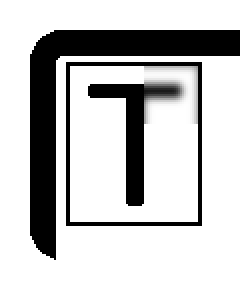
#> input picture simulation_zeroros-main/misc/SIFT ex/mcImages/SSSSSSSSSSSSSSSSSSSSSSSSSS2.png, 120 x 143 px, found by its file name (shown 2 times larger)
$ python main.py
#> lines starting #> are read from the running program, lines starting #| are printed output that depends on the picture

"""
    Resource doc

    1) https://medium.com/@deepanshut041/introduction-to-sift-scale-invariant-feature-transform-65d7f3a72d40
    2) https://medium.com/@russmislam/implementing-sift-in-python-a-complete-guide-part-2-c4350274be2b

"""

import numpy as np
import matplotlib.pyplot as plt
from PIL import Image
from scipy.signal import convolve2d
from scipy.ndimage import laplace, maximum_filter, minimum_filter, zoom
from skimage.measure import block_reduce
from scipy.linalg import eigvals

def gaussian_kernel(size, sigma=1):
    """Generates a Gaussian kernel."""
    kernel = np.fromfunction(
        lambda x, y: (1/(2*np.pi*sigma**2)) * np.exp(-((x-(size-1)/2)**2 + (y-(size-1)/2)**2)/(2*sigma**2)),
        (size, size)
    )
    return kernel / np.sum(kernel)

# [8 lines left out: function gaussian_kernel2, not called in this run]

# At -1 it does thingy, returns [pos], [I]
def findMaxima( inpArray:np.ndarray, threshHold = -1, maskSize = 3 ):
    filterDims = (maskSize,)*inpArray.ndim
    localMaximums = np.where( (inpArray == maximum_filter(inpArray, size=filterDims, mode='constant')) )#| (inpArray == minimum_filter(inpArray, size=filterDims, mode='constant')) )
    localIntensities = inpArray[ localMaximums ]

    if ( threshHold == -1 ):
        threshHold = np.max( np.abs(localIntensities) ) * 0.1

    mask = np.where( np.abs(localIntensities) > threshHold )

    return np.array(localMaximums).transpose()[ mask ], localIntensities[mask]

def guassianCornerDist( inpArray:np.ndarray, kernal=gaussian_kernel(7, 3)  ):
    Iy, Ix = np.gradient( inpArray )

    IxIx = convolve2d( np.square( Ix ), kernal, mode="same" )
    IxIy = convolve2d( 2 * Ix * Iy, kernal, mode="same" )
    IyIy = convolve2d( np.square( Iy ), kernal, mode="same" )

    #return eigvals( np.stack((IxIx, IxIy, IxIy, IyIy), axis=-1).reshape((*IxIx.shape, 2, 2)) )
    #return eigvals(np.array([[IxIx, IxIy], [IxIy, IyIy]]))

    ApC = IxIx + IyIy
    sqBAC = np.sqrt( np.square(IxIy) + np.square( IxIx - IyIy ) )

    lambda_1 = 0.5 * ( ApC + sqBAC )
    lambda_2 = 0.5 * ( ApC - sqBAC )

    Rval = lambda_1 * lambda_2 - 0.05*np.square( lambda_1 + lambda_2 )

    return Rval, lambda_1, lambda_2

# [88 lines left out: functions gcsImage, extractOrientations, rgbConvolve, not called in this run]

class SIFT_thing:

    def __init__(this):
        ""

    # TODO find the sampling optimal numbers
    # [67 lines left out: functions findDifferenceOfGuassian, extractFeatures, tttt, not called in this run]

    # Input format is image, identical to after Image.open(...)
    def downSample(this, inpImage:np.ndarray, scaleFactor:float):

        return np.stack( [
            zoom( inpImage , 1/scaleFactor ),
            zoom( inpImage , 1/scaleFactor ),
            zoom( inpImage , 1/scaleFactor ),
            zoom( inpImage , 1/scaleFactor )
        ], axis=-1 )

# Load the image using PIL (Python Imaging Library)
image_path = 'C:\\IP-webot\\simulation_zeroros-main\\misc\\SIFT ex\\mcImages\\2024-02-05_16.20.47.png'
image_path = 'C:\\IP-webot\\simulation_zeroros-main\\misc\\SIFT ex\\mcImages\\SSSSSSSSSSSSSSSSSSSSSSSSSS2.png'
#image_path = 'C:\\IP-webot\\simulation_zeroros-main\\misc\\SIFT ex\\mcImages\\2024-02-02_16.56.42.png'

img = Image.open(image_path)
#> img is the input picture: PIL image 120x143 P; min 0, max 255, mean 195.5

# Convert the image to a numpy array
img_array = np.array(img)

# [107 lines left out: functions showSimp, circlePlot, otherTest, peaking, corning, angling, not called in this run]


def peaking2():
    guassian = gaussian_kernel( 3, 0.001 )
    """plt.figure(4)
    plt.imshow( img_array  )
    return"""

    ST = SIFT_thing()
    hMap = convolve2d( ST.downSample( img_array, 1 ).transpose()[0].transpose(), guassian, mode="same" )
#> in downSample, `return np.stack( [ zoom( inpImage , 1/scaleFactor ), zoom( inpImage , ..`:
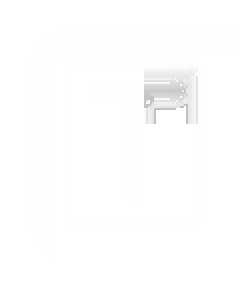
#> returned value: shape (143, 120, 4) (shown 2 times larger); mean of channels 0, 1, 2, 3 1.5, 1.5, 1.5, 1.5; transparent parts drawn white
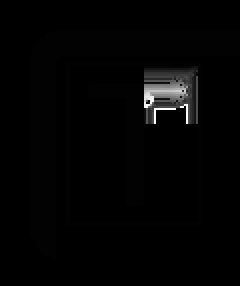
#> hMap: shape (143, 120) float64 (shown 2 times larger); min 0, max 98, mean 1.5; drawn with min black and max white
    yGrad, xGrad = np.gradient( hMap )
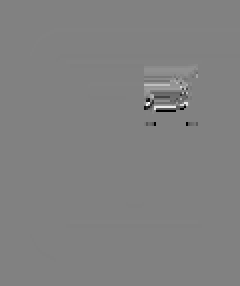
#> yGrad: shape (143, 120) float64 (shown 2 times larger); min -49, max 47.5, mean 0; drawn with min black and max white

    Rval, l1, l2 = guassianCornerDist( hMap, gaussian_kernel(9, 5) )
#> in guassianCornerDist, `IxIy = convolve2d( 2 * Ix * Iy, kernal, mode="same" )`:
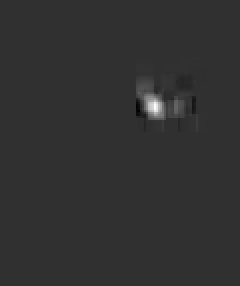
#> IxIy: shape (143, 120) float64 (shown 2 times larger); min -70.18, max 295.7, mean 1.2; drawn with min black and max white
#> in guassianCornerDist, `Rval = lambda_1 * lambda_2 - 0.05*np.square( lambda_1 + lambda_2 )`:
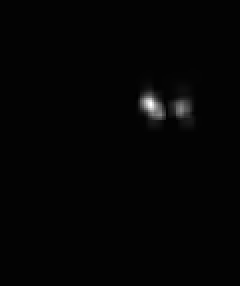
#> Rval: shape (143, 120) float64 (shown 2 times larger); min -3665.1, max 236103.2, mean 1336.6; drawn with min black and max white
    # Find local maxima using maximum_filter
    local_maxima, intenisy = findMaxima( Rval, -1, 13 )
#> in findMaxima, `localMaximums = np.where( (inpArray == maximum_filter(inpArray, size=f..`: localMaximums = 6790 positions, rows 0 to 142, columns 0 to 119
#> in findMaxima, `localIntensities = inpArray[ localMaximums ]`: localIntensities = 6790 values, max 236103.2 at index 1830, min -0.000105 at index 1473, mean 53.1
#> in findMaxima, `threshHold = np.max( np.abs(localIntensities) ) * 0.1`: threshHold = 23610.3
#> in findMaxima, `mask = np.where( np.abs(localIntensities) > threshHold )`: mask = ([1830, 1879],)
#> local_maxima = [[52, 75], [54, 90]]; intenisy = [236103.2, 124426.3]

    # eigenvalues

    plt.imshow( hMap, cmap='gray' )

    lowRFilter = Rval[local_maxima[:,0],local_maxima[:,1]]>(0.001)
#> lowRFilter = [True, True]
    local_maxima = local_maxima[lowRFilter]

    for point in local_maxima:
        plt.plot(point[1], point[0], 'rx' )
#> this loop made 2 passes

    plt.figure(4)
    #plt.imshow( np.abs(laplace( hMap ))  )
    plt.axis('off')
    bar = plt.imshow( Rval  )
    plt.colorbar( bar )
    plt.title("R values")

    plt.figure( 5 )
    plt.axis('off')

    occ, ppp = np.unique((intenisy), return_counts=True)
#> occ = [124426.3, 236103.2]; ppp = [1, 1]
    plt.bar(occ, ppp)

    """yGradPeaks = convolve2d(np.abs(convolve2d( yGrad, np.array([[-1,-2,-1],[0,0,0],[1,2,1]]), mode="same" )), guassian, mode="same" )
    xGradPeaks = convolve2d(np.abs(convolve2d( xGrad, np.array([[-1,-2,-1],[0,0,0],[1,2,1]]).transpose(), mode="same" )), guassian, mode="same" )

    plt.figure(4)
    plt.imshow( yGradPeaks*xGradPeaks , cmap='Reds')
    plt.figure(5)
    plt.imshow( yGradPeaks , cmap='Blues')
    plt.figure(6)
    plt.imshow( xGradPeaks , cmap='Blues')"""

    """plt.figure(4)
    plt.imshow( yGrad )
    plt.figure(5)
    plt.imshow(  convolve2d(np.abs(convolve2d( yGrad, np.array([[-1,-2,-1],[0,0,0],[1,2,1]]), mode="same" )), guassian, mode="same" ) )

    plt.figure(6)
    plt.imshow( xGrad )
    plt.figure(7)
    plt.imshow(  convolve2d(np.abs(convolve2d( xGrad, np.array([[-1,-2,-1],[0,0,0],[1,2,1]]).transpose(), mode="same" )), guassian, mode="same" ) )"""


    """plt.plot( peaksXs, np.zeros(peaksXs.shape), "rx" )
    plt.plot( gradVals, "r--" )  """


#tmp = np.array( img_array.transpose() )

"""plt.imshow(img_array.transpose()[0].transpose(), cmap='Reds')
plt.subplot(211)
plt.imshow(img_array.transpose()[1].transpose(), cmap='Greens')
plt.subplot(212)
plt.imshow(img_array.transpose()[2].transpose(), cmap='Blues')"""

#plt.imshow(this.gData, cmap='gray', interpolation='none', origin='lower', extent=[0, xMax, 0, yMax])

#corning()
#otherTest()
peaking2()

plt.show()
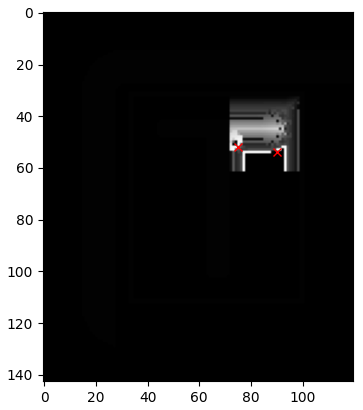
#> figure drawn by matplotlib, 1 panel
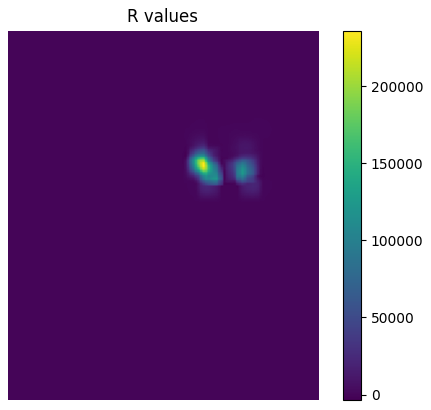
#> figure drawn by matplotlib, 2 panels
